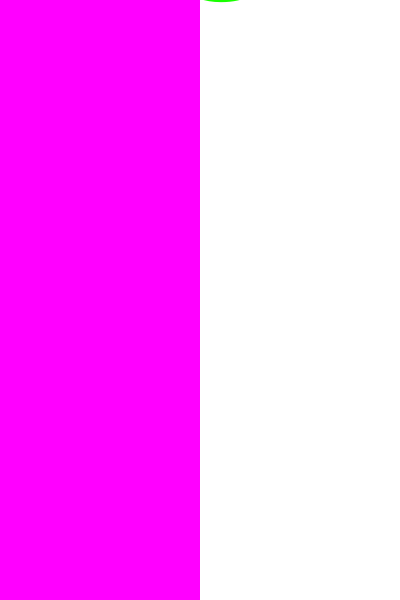
Frame 1 (no input)
Frame 60 (no input): identical to frame 1, image omitted
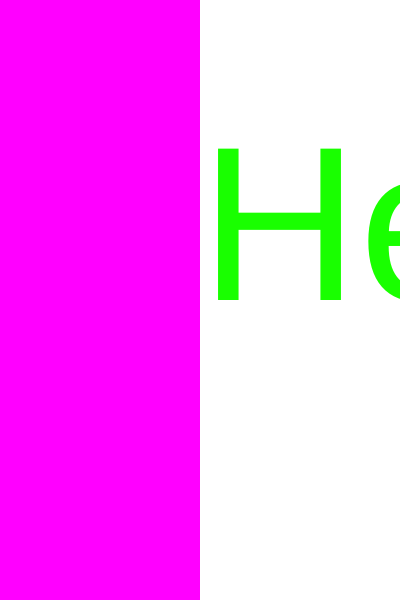
Frame 120 (the mouse pressed at the canvas centre since frame 60)

The p5.js sketch that drew these frames (run headless with seeded random() and noise() and a simulated clock; from frame 60 on, the mouse is pressed at the canvas centre):

// p5.js sketch
// ── sketch.js
var co;
var img;

function setup() {
  createCanvas(screen.width/2, screen.height, P2D);
  
  var co = get(mouseX, mouseY);
  
  img = createGraphics(width, height);
}

function draw() {
  img.clear();
  background(255);
  img.blendMode(SCREEN);
  img.fill(255, 0, 255);
  img.noStroke();
  img.rect(0, 0, width/2, height);
  img.fill(25,255, 0);
  img.textSize(220);
  img.text("Hello", mouseX, mouseY);
  
  image(img, 0, 0);
  
}
